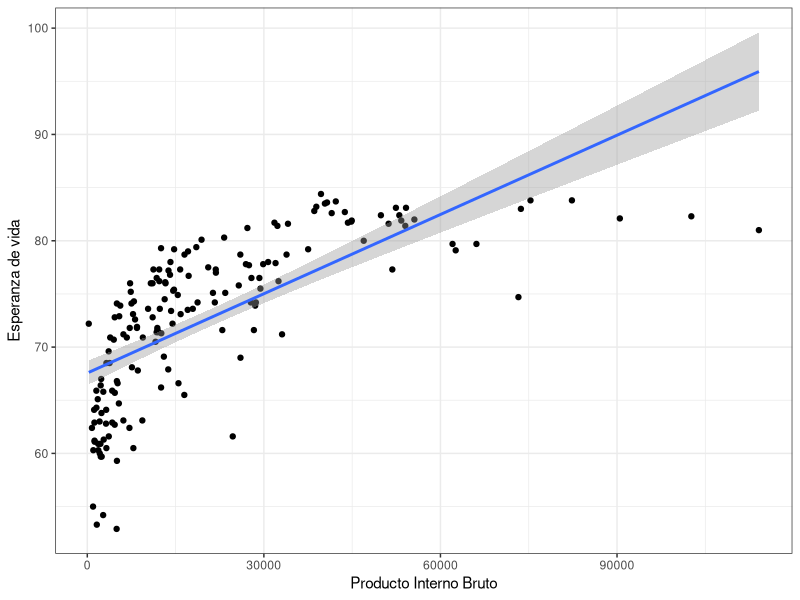
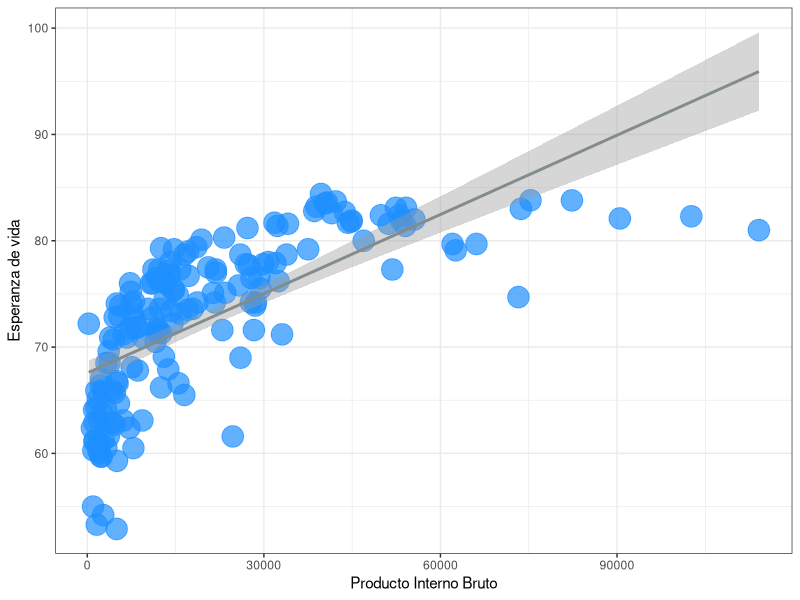
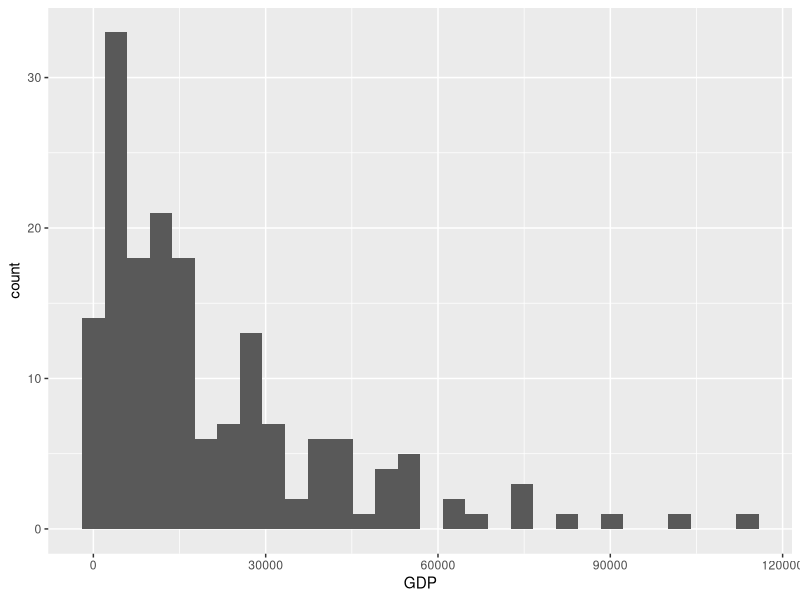
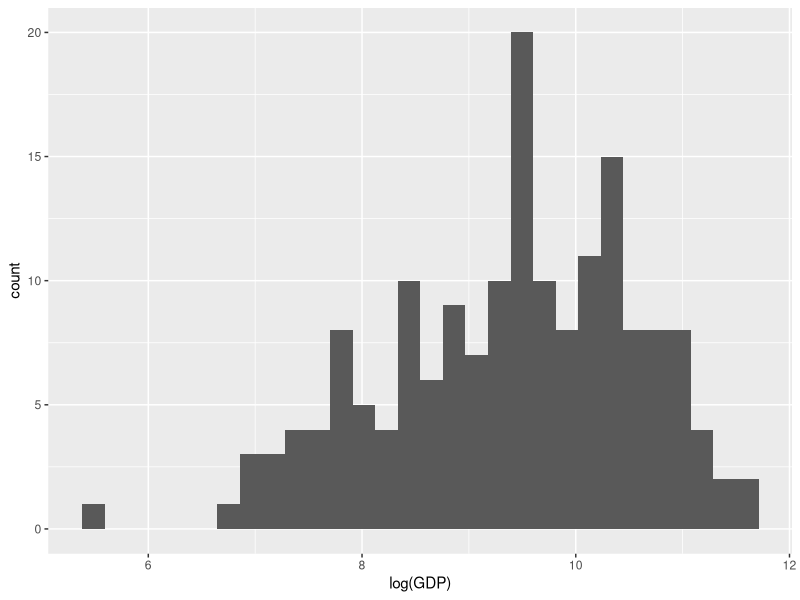
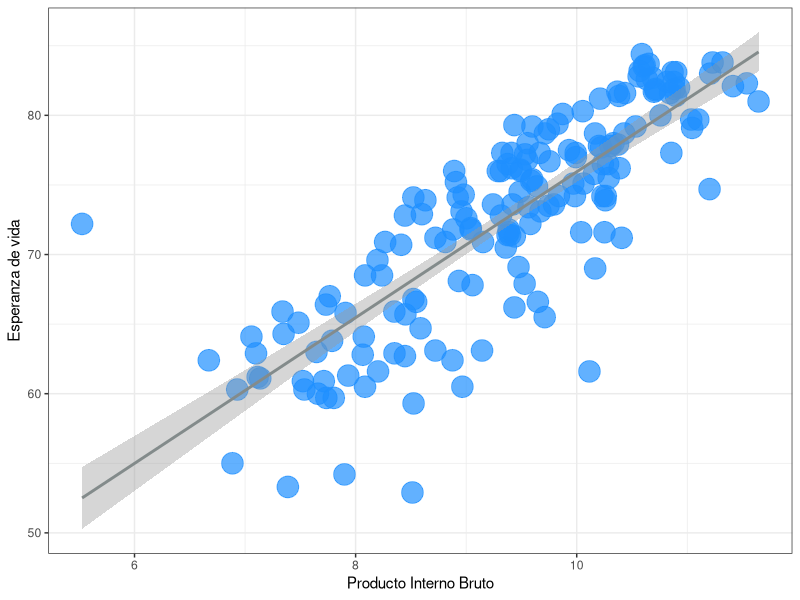

The R script that drew these images, in order:
## ---- chunk 1
knitr::opts_chunk$set(echo = TRUE)
## ---- chunk 2
library(readr)
library(dplyr)
library(corrplot)
library(ggplot2)
library(scales)
library(ggpubr)
library(broom)
## ---- chunk 3
vacunas_df <- read_csv('../data/dataset_vacunas.csv')
## ---- chunk 4
attach(vacunas_df)
## ---- chunk 5
gdp_vs_life <- lm(Life_expectancy~GDP, data = vacunas_df)

## ---- chunk 6
summary(gdp_vs_life)
confint(gdp_vs_life)
tidy(gdp_vs_life)
## ---- chunk 7
ggplot(vacunas_df, aes(x = GDP, y = Life_expectancy)) +
  geom_point()+
  geom_smooth(method = 'glm')+
  xlab('Producto Interno Bruto')+
  ylab('Esperanza de vida')+
  theme_bw()
## ---- chunk 8
ggplot(vacunas_df, aes(x = GDP, y = Life_expectancy)) +
  geom_point(size = 7, color = 'dodgerblue', alpha = 0.7)+
  geom_smooth(method = 'glm', color = 'azure4')+
  xlab('Producto Interno Bruto')+
  ylab('Esperanza de vida')+
  theme_bw()
## ---- chunk 9
ggplot(vacunas_df, aes(GDP)) +
  geom_histogram()
## ---- chunk 10
ggplot(vacunas_df, aes(log(GDP)))+
  geom_histogram()
## ---- chunk 11
gdp_vs_life_log <- lm(Life_expectancy~log(GDP), data = vacunas_df)
## ---- chunk 12
summary(gdp_vs_life_log)
confint(gdp_vs_life_log)
tidy(gdp_vs_life_log)
## ---- chunk 13
ggplot(vacunas_df, aes(x = log(GDP), y = Life_expectancy)) +
  geom_point(size = 7, color = 'dodgerblue', alpha = 0.7)+
  geom_smooth(method = 'glm', color = 'azure4')+
  xlab('Producto Interno Bruto')+
  ylab('Esperanza de vida')+
  theme_bw()
## ---- chunk 14
tidy(gdp_vs_life)
tidy(gdp_vs_life_log)
